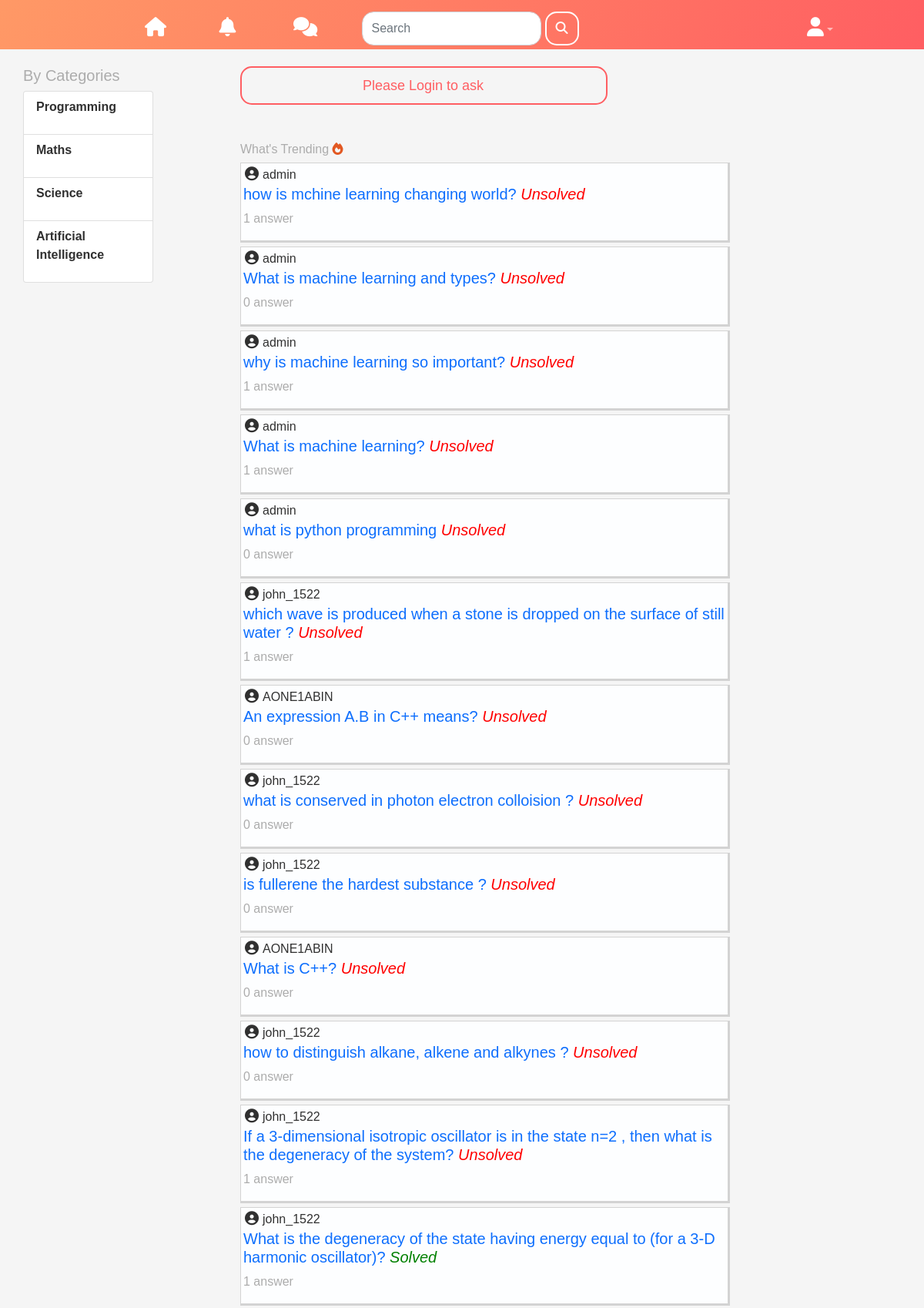
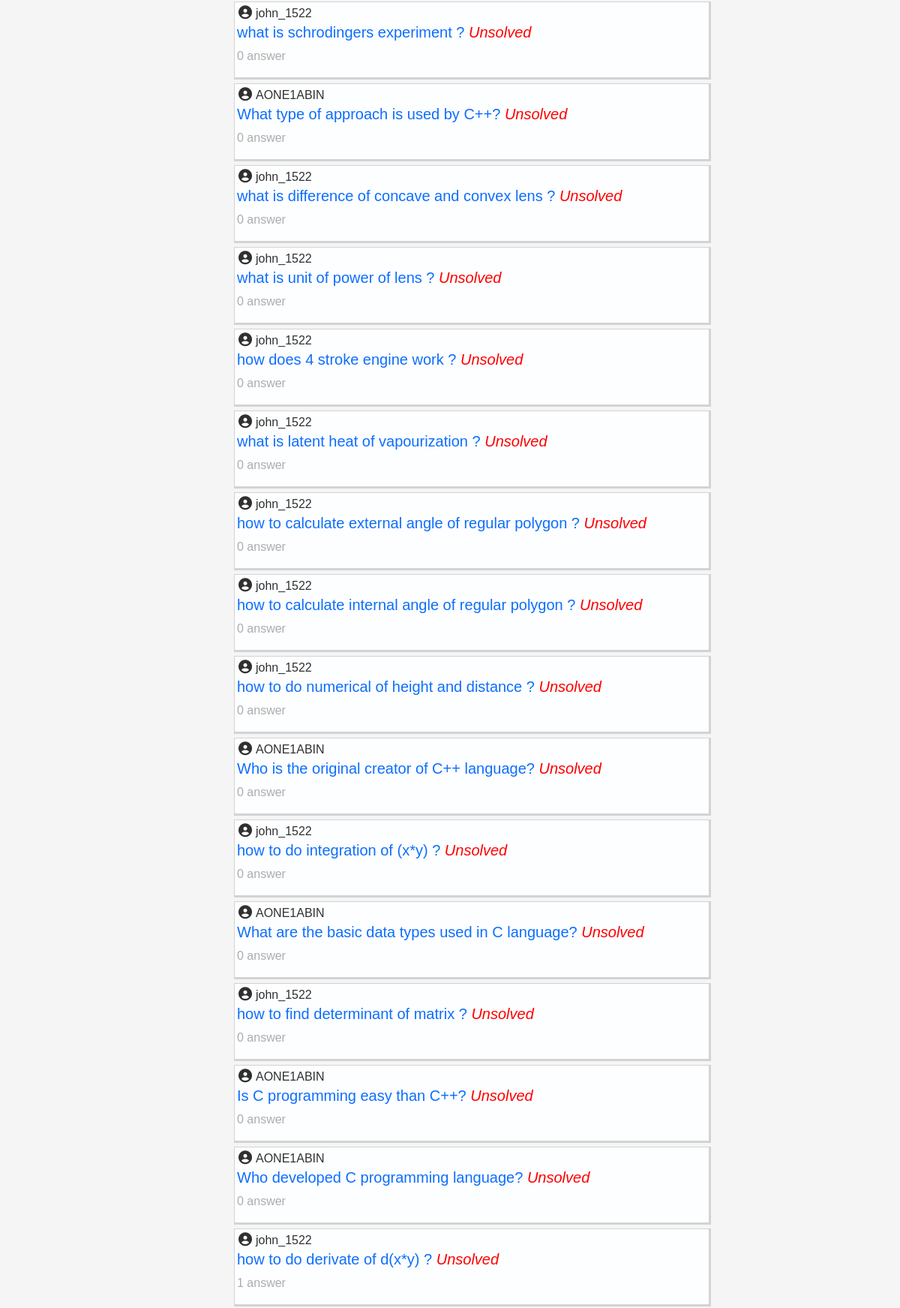
The page / (upper part) on the database its author committed (2 pictures, top to bottom).
### forum/models.py (models this page shows, shortened)
class Category(models.Model):
    name = models.CharField(max_length=255, unique=True)
    class Meta:
        verbose_name_plural = 'Categories'

class Post(models.Model):
    title = models.CharField(max_length=200,blank=False)
    slug = models.SlugField(max_length=200, null=True, blank=True)
    tag = models.ManyToManyField('forum.Tag', blank=True,related_name='tag')
    category = models.ForeignKey('forum.Category', related_name="post_category" ,on_delete=models.CASCADE, null=True, blank=True)
    subcategory = models.ForeignKey('forum.SubCategory', related_name="post_sub_category" ,on_delete=models.CASCADE, null=True, blank=True)
    solved = models.BooleanField(default=False) #has the problem been solved?
    posted_by = models.ForeignKey(User, related_name='user',on_delete=models.CASCADE) #posted by user
    posted_on = models.DateTimeField(default=timezone.now)
    views = models.IntegerField(default=0) #total times the post was viewed
    answerCount = models.IntegerField(default=0) #number of answers

### forum/views.py (the view)
# urls.py: path('', views.index, name='home'),
def index(request): #home page of discussion forum
    categories = models.Category.objects.all()
    posts = models.Post.objects.order_by('-posted_on','views')
    select = dict()
    for i in categories:
        select[i.name] = [j.name for j in i.subcategory.all()]
    if request.user.is_authenticated:
        user = User.objects.filter(username=request.user.username).first()
        profile = models.Profile.objects.filter(user=user).first()
        if profile.prefered_categories.all().__len__() != 0:
            posts = posts.filter(category__in=profile.prefered_categories.all())
    context = {
        'categories': categories,
        'posts': posts,
        'selects':select,
    }
    return render(request, 'forum/index.html' , context=context)

### forum/templates/forum/index.html (shortened to what this page needs)
{% extends "forum/base.html" %}
{% load bootstrap4 %}
{% load static %}
{% block css %}
<link rel="stylesheet" href={% static "forum/css/index.css" %}>
{% endblock css %}
{% block categories %}
<h5 style="color: #acacac; font-family: Verdana, Geneva, Tahoma, sans-serif ;">By Categories</h5>
<ul class="list-group" style="width:60%;">
{% for category in categories %}
    <li class="list-group-item list-group-item-action cat">
    <a href={% url "forum:category" id=category.id %}>{{ category.name }}</a>
    </li>
{% endfor %}
</ul>
{% endblock categories %}
{% block content %}
<div class="search-box">
    {% if user.is_authenticated %}
    <input type="Button" name="ask" value="What do you want to ask?" class="btn btn-outline-primary main-btn" onclick="togglepop()">
    {% else %}
    <input type="Button" name="ask" value="Please Login to ask" class="btn btn-outline-primary main-btn" onclick="location.href='{% url "forum:login" %}'">
    {% endif %}
</div>
<br>
<br>
<h6 >What's Trending <i class="fas fa-fire" style="color: #e25822;"></i></h6>
{% for post in posts %}
<div class="question-container" style="">
    <p style="color: #303030; margin-bottom: 0px;" ><i class="fas fa-user-circle" style="margin: 5px; font-size: large;"></i>{{ post.posted_by }} </p>
    <h5 style="color: blue; padding-left: 3px;"><a href={% url "forum:post_detail" slug=post.slug %}>{{ post.title }}</a>
        {% if post.solved %}
        <em style="color:green;">Solved</em>
    {% else %}
        <em style="color:red;">Unsolved</em>
    {% endif %}</h5>
    <p style="color: #acacac; padding-left: 3px;">
        {{ post.answerCount }}
        {% if post.answerCount > 1 %}  answers
        {% else %}  answer
        {% endif %}
    </p>
  </div>
  {% endfor %}
{% endblock content%}

### forum/static/forum/css/base.css (style rules this page uses)
* { margin:0; padding: 0; font-family:'poppins',sans-serif; }
body { background:#f5f5f5; }
.imp-links a { text-decoration: none; display: flex; align-items: center; margin-bottom: 15px; color:#303030; width:fit-content; font-weight: bold; }
a { text-decoration: none; }
input.main-btn { width: 90%; height: 50px; padding-left: 10px; font-family: sans-serif; font-size: large; font-weight: 500; border-radius: 15px; }
h6 { color: #acacac; font-family: sans-serif; }
.question-container { background-color:#FDFEFF; width: 120%; height: auto; border-top: 1px solid lightgrey; border-left: 1px solid lightgrey; border-right: 3px solid lightgray; border-bottom: 3px solid lightgray; margin-bottom: 5px; }
.btn-outline-primary { color: #ff5e62; border:2px solid #ff5e62; border-radius: 15px; font-weight: 700; padding-top: 0; padding-bottom: 0; }
i { transition: all 0.5s ease-in-out; }

### forum/static/forum/css/index.css (style rules this page uses)
.question-container { transition: all 0.5s ease-in-out; }

### rows shown on the page
Category: name "Programming"
Category: name "Maths"
Category: name "Science"
Category: name "Artificial Intelligence"
Post: posted_by "admin", title "how is mchine learning changing world?", solved "Unsolved", answerCount "1"
Post: posted_by "admin", title "What is machine learning and types?", solved "Unsolved", answerCount "0"
Post: posted_by "admin", title "why is machine learning so important?", solved "Unsolved", answerCount "1"
Post: posted_by "admin", title "What is machine learning?", solved "Unsolved", answerCount "1"
Post: posted_by "admin", title "what is python programming", solved "Unsolved", answerCount "0"
Post: posted_by "john_1522", title "which wave is produced when a stone is dropped on the surface of still water ?", solved "Unsolved", answerCount "1"
Post: posted_by "AONE1ABIN", title "An expression A.B in C++ means?", solved "Unsolved", answerCount "0"
Post: posted_by "john_1522", title "what is conserved in photon electron colloision ?", solved "Unsolved", answerCount "0"
Post: posted_by "john_1522", title "is fullerene the hardest substance ?", solved "Unsolved", answerCount "0"
Post: posted_by "AONE1ABIN", title "What is C++?", solved "Unsolved", answerCount "0"
Post: posted_by "john_1522", title "how to distinguish alkane, alkene and alkynes ?", solved "Unsolved", answerCount "0"
Post: posted_by "john_1522", title "If a 3-dimensional isotropic oscillator is in the state n=2 , then what is the degeneracy of the system?", solved "Unsolved", answerCount "1"
Post: posted_by "john_1522", title "What is the degeneracy of the state having energy equal to (for a 3-D harmonic oscillator)?", solved "Solved", answerCount "1"
Post: posted_by "john_1522", title "what is schrodingers experiment ?", solved "Unsolved", answerCount "0"
Post: posted_by "AONE1ABIN", title "What type of approach is used by C++?", solved "Unsolved", answerCount "0"
Post: posted_by "john_1522", title "what is difference of concave and convex lens ?", solved "Unsolved", answerCount "0"
Post: posted_by "john_1522", title "what is unit of power of lens ?", solved "Unsolved", answerCount "0"
Post: posted_by "john_1522", title "how does 4 stroke engine work ?", solved "Unsolved", answerCount "0"
Post: posted_by "john_1522", title "what is latent heat of vapourization ?", solved "Unsolved", answerCount "0"
Post: posted_by "john_1522", title "how to calculate external angle of regular polygon ?", solved "Unsolved", answerCount "0"
Post: posted_by "john_1522", title "how to calculate internal angle of regular polygon ?", solved "Unsolved", answerCount "0"
Post: posted_by "john_1522", title "how to do numerical of height and distance ?", solved "Unsolved", answerCount "0"
Post: posted_by "AONE1ABIN", title "Who is the original creator of C++ language?", solved "Unsolved", answerCount "0"
Post: posted_by "john_1522", title "how to do integration of (x*y) ?", solved "Unsolved", answerCount "0"
Post: posted_by "AONE1ABIN", title "What are the basic data types used in C language?", solved "Unsolved", answerCount "0"
Post: posted_by "john_1522", title "how to find determinant of matrix ?", solved "Unsolved", answerCount "0"
Post: posted_by "AONE1ABIN", title "Is C programming easy than C++?", solved "Unsolved", answerCount "0"
Post: posted_by "AONE1ABIN", title "Who developed C programming language?", solved "Unsolved", answerCount "0"
Post: posted_by "john_1522", title "how to do derivate of d(x*y) ?", solved "Unsolved", answerCount "1"
